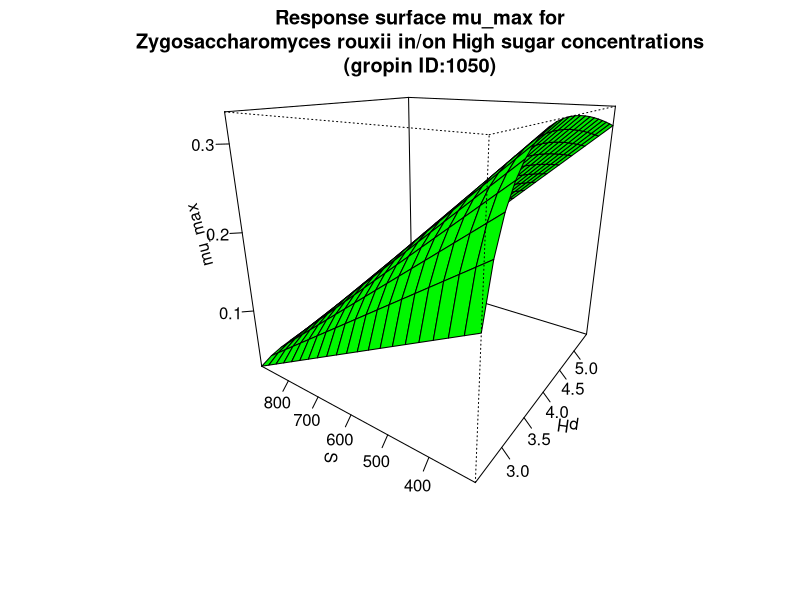

Recreate this plot in R.
#############################
# start of Parameter script
#############################
pH <- seq(2.5025,5.4945054945055,length.out=21)
S <- seq(300.3,899.100899100899,length.out=21)
#############################
# end of Parameter script
#############################
############################# 
# start of Model script Gropin ID 1050 
#############################
 
# constant coefficients for this model
 
variables <- data.frame(pH,S)
argumentsPar <- expand.grid(variables)
 
# heart of the model
response_surface <- function(pH,S) {
   mumax <-0.48*(pH-2.3)*(pH-15.1)/((pH-2.3)*(pH-15.1)-(pH-4)^2)*(1-S/981)

return(mumax=mumax)
} 

# output parameters
mumax <- cbind(argumentsPar,response_surface(argumentsPar['pH'],argumentsPar['S']))
colnames(mumax) <- c(colnames(argumentsPar),'mumax')
#############################
# End of Model script
#############################
############################# 
# start of Visualisation script Gropin ID 1050 
#############################
persp(pH,S,matrix(unlist(mumax$mumax),nrow=21),col = 'green',xlab='pH',ylab='S',zlab='mu_max',main='Response surface mu_max for
Zygosaccharomyces rouxii in/on High sugar concentrations
(gropin ID:1050)',theta=305,phi=20,shade=0.25,ticktype = 'detailed')
#############################
# End of Visualisation script
#############################
